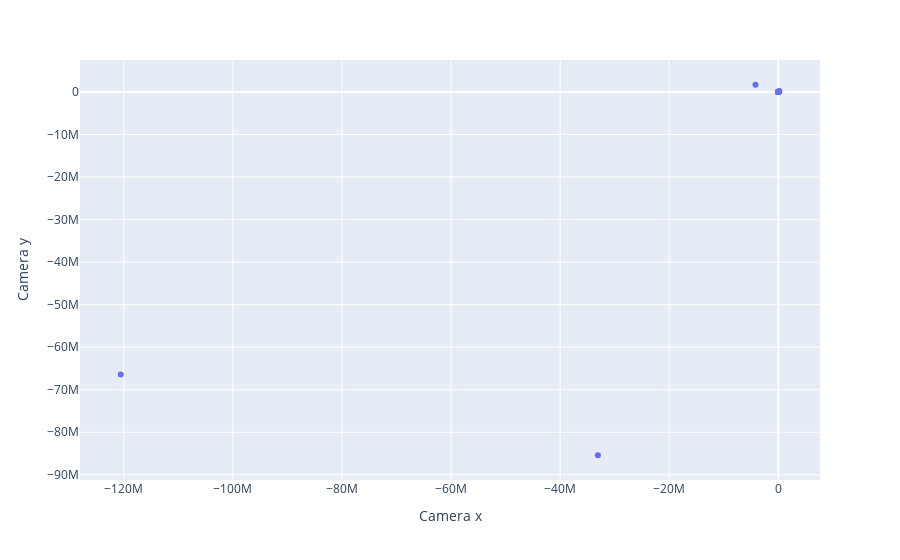

Notebook code cell kept with this figure:
### Code cell
fig = px.scatter(data_points, x='x', y='y', hover_name='Laser', hover_data=['Active beam captures'])
fig.show()

### Figure 1 — Plotly figure (JSON) as saved in the notebook; plotly's stock layout.template omitted (floating-point values rounded to 4 significant figures)
{"data": [{"customdata": [[9], [9], [9], [9], [9], [9], [9], [9], [7], [5], [6], [9], [9], [9], [9], [9], [9], [9], [8], [9], [9], [9], [9], [9], [9], [9], [9], [9], [9], [9], [9], [9], [9], [6], [7], [9], [9], [7], [9], [9], [7], [9], [8], [9], [9], [9], [9], [9], [6], [7], [9], [5], [6], [7]], "hovertemplate": "<b>%{hovertext}</b><br><br>Camera x=%{x}<br>Camera y=%{y}<br>Active beam captures=%{customdata[0]}<extra></extra>", "hovertext": ["Laser 1", "Laser 3", "Laser 4", "Laser 5", "Laser 6", "Laser 7", "Laser 8", "Laser 10", "Laser 11", "Laser 14", "Laser 15", "Laser 16", "Laser 17", "Laser 18", "Laser 19", "Laser 21", "Laser 24", "Laser 28", "Laser 36", "Laser 38", "Laser 39", "Laser 1", "Laser 3", "Laser 4", "Laser 5", "Laser 6", "Laser 7", "Laser 8", "Laser 10", "Laser 11", "Laser 12", "Laser 13", "Laser 14", "Laser 15", "Laser 16", "Laser 17", "Laser 18", "Laser 19", "Laser 21", "Laser 22", "Laser 23", "Laser 24", "Laser 28", "Laser 29", "Laser 31", "Laser 32", "Laser 33", "Laser 34", "Laser 35", "Laser 36", "Laser 37", "Laser 38", "Laser 39", "Laser 4"], "legendgroup": "", "marker": {"color": "#636efa", "symbol": "circle"}, "mode": "markers", "name": "", "orientation": "v", "showlegend": false, "type": "scatter", "x": [4132.0, 5507.0, 6176.0, 6745.0, 7285.0, 8019.0, 8601.0, 10030.0, 10800.0, 13210.0, 14420.0, 15330.0, 20470.0, 25080.0, 27610.0, -3808.0, -37090.0, -12550.0, -306.9, 1139.0, 1837.0, 27730.0, 53610.0, 99730.0, -4176000.0, -62350.0, 178100.0, -29670.0, -14420.0, -11260.0, -9562.0, -7439.0, -6158.0, -5128.0, -4114.0, -1632.0, -1022.0, -308.3, 1248.0, 1866.0, 2494.0, 3238.0, -33066696, 6569.0, 8039.0, 8736.0, 9345.0, 10050.0, -120557736, 11840.0, 13020.0, 14600.0, 16610.0, -1403.0], "xaxis": "x", "y": [7956.0, 7905.0, 7906.0, 7895.0, 7880.0, 7848.0, 7814.0, 7687.0, 7592.0, 7178.0, 6966.0, 6779.0, 5614.0, 4157.0, 1776.0, -6655.0, 2402.0, 7021.0, 7927.0, 7969.0, 7985.0, 3868.0, -3498.0, -19440.0, 1690000.0, 59690.0, 241500.0, -4903.0, 5254.0, 6117.0, 6571.0, 6804.0, 6917.0, 7064.0, 7175.0, 7431.0, 7454.0, 7454.0, 7407.0, 7398.0, 7366.0, 7327.0, -85402536, 7096.0, 6966.0, 6883.0, 6821.0, 6746.0, -66413432, 6593.0, 6454.0, 6260.0, 5997.0, 7520.0], "yaxis": "y"}], "layout": {"legend": {"tracegroupgap": 0}, "margin": {"t": 60}, "xaxis": {"anchor": "y", "domain": [0, 1], "title": {"text": "Camera x"}}, "yaxis": {"anchor": "x", "domain": [0, 1], "title": {"text": "Camera y"}}}}
